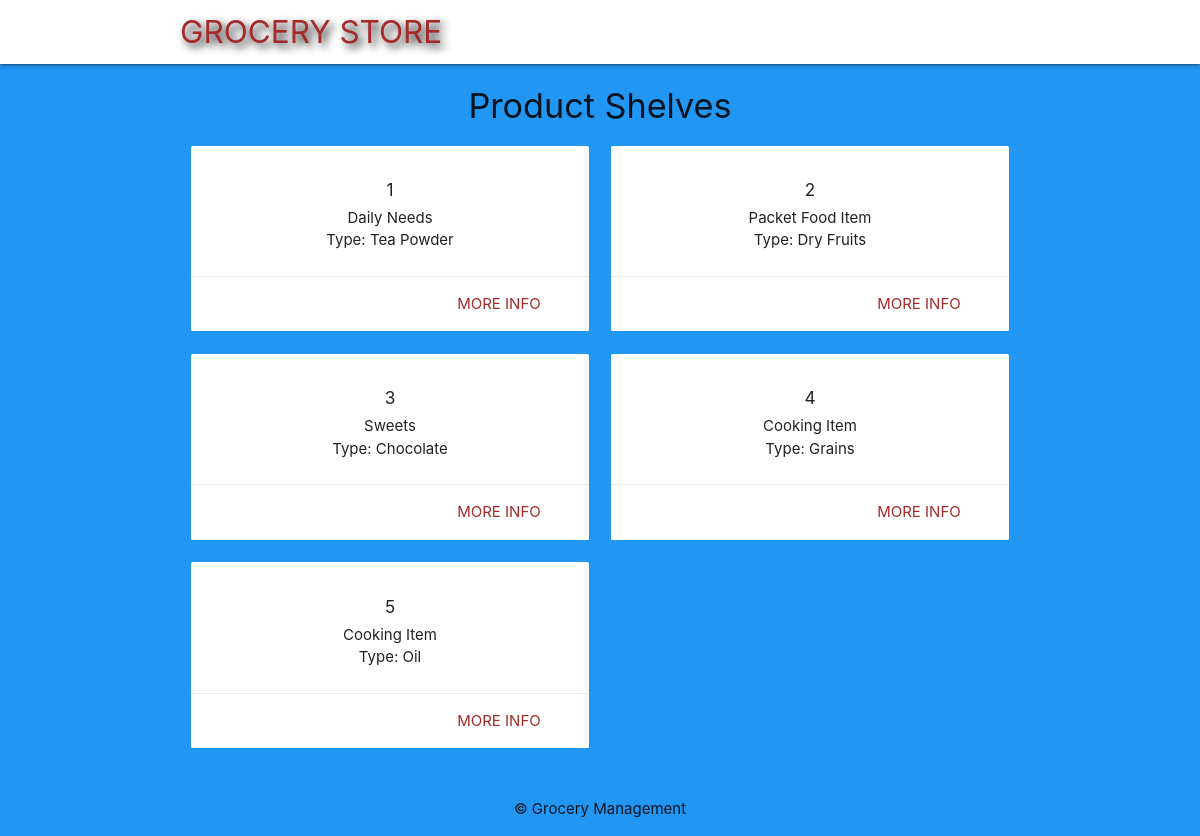
/ps_index.php, run on the app's committed database.
### tables this page shows
CREATE TABLE `product_shelves` (
  `shelf_id` int(2) NOT NULL,
  `type` varchar(255) NOT NULL,
  `category` varchar(255) NOT NULL
);

### ps_index.php (the view, shortened to what this page needs)
<?php
	include('config/db_connect_admin.php');
	$ps_sql = 'SELECT shelf_id, category, type  FROM product_shelves ORDER BY shelf_id';
	$ps_result = mysqli_query($connect, $ps_sql);
	$product_shelves = mysqli_fetch_all($ps_result, MYSQLI_ASSOC);
?>
<!DOCTYPE html>
<html>
	<?php include('templates/header.php'); ?>
	<h4 class="center darkred-text">Product Shelves</h4>
	<div class="container">
		<div class="row">
			<?php foreach ($product_shelves as $pdt_slf): ?>
				<div class="col s6 md3">
					<div class="card z-depth-0">
						<div class="card-content center">
							<h6><?php echo htmlspecialchars($pdt_slf['shelf_id']); ?></h6>
							<div><?php echo htmlspecialchars($pdt_slf['category']); ?></div>
							<div>Type: <?php echo htmlspecialchars($pdt_slf['type']); ?></div>
						</div>
						<div class="card-action right-align">
							<a class="brand-text" href="ps_details.php?id=<?php echo $pdt_slf['shelf_id']?>">more info</a>
						</div>
					</div>
				</div>
			<?php endforeach; ?>
		</div>
	</div>
	<?php include('templates/footer.php'); ?>
</html>

### templates/header.php (style rules this page uses)
.brand-text { color: #A52A2A !important; }

### data on the page
product_shelves: shelf "1", category "Daily Needs", type "Tea Powder"
product_shelves: shelf "2", category "Packet Food Item", type "Dry Fruits"
product_shelves: shelf "3", category "Sweets", type "Chocolate"
product_shelves: shelf "4", category "Cooking Item", type "Grains"
product_shelves: shelf "5", category "Cooking Item", type "Oil"
